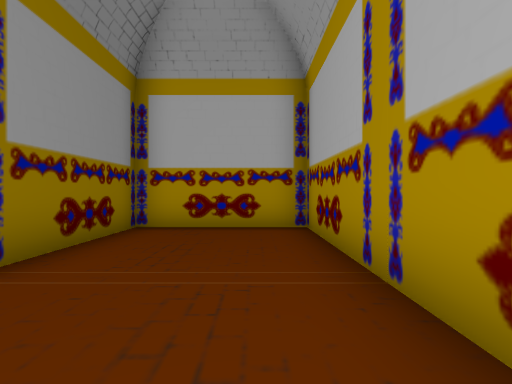
[1] (above)

24 first-person views from a walk through a 3-D level made in the Godot game engine. The camera is 1.5 m above the floor, looks level and sees 80° across. The floor is counted in squares, 2 m on a side. Each view is taken from the middle of a square. On the plan, view 1 faces up. The plan holds only what a view shows up to about 10 squares ahead; the rest is blank. The place goes on beyond the plan.

[2]
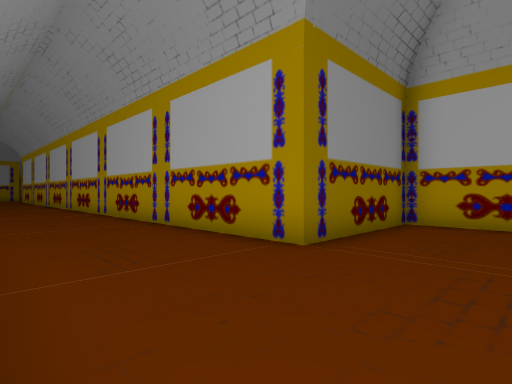

[3]
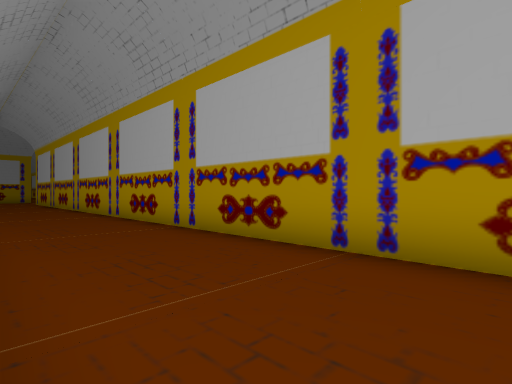

[4]
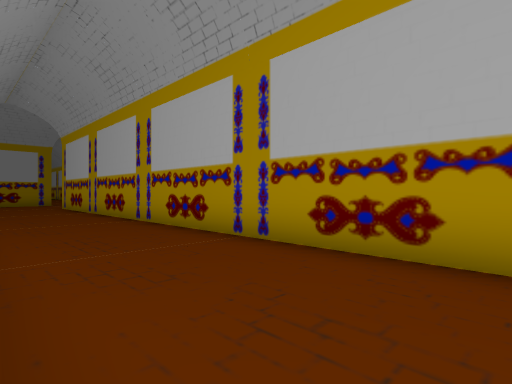

[5]
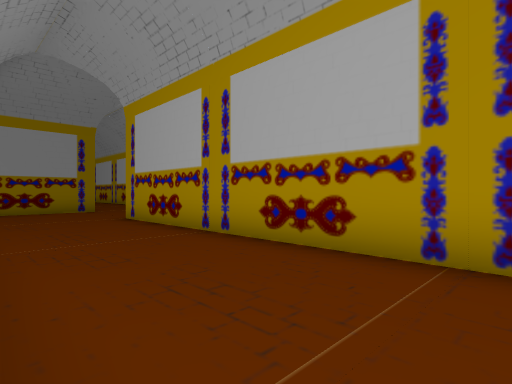

[6]
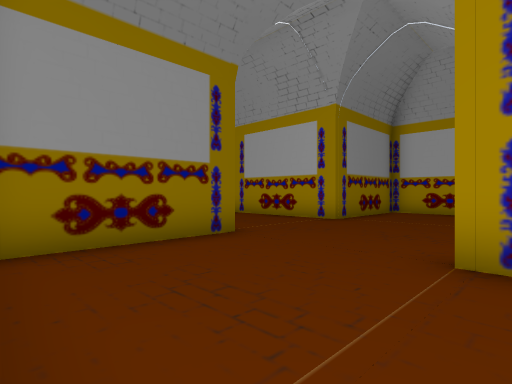

[7]
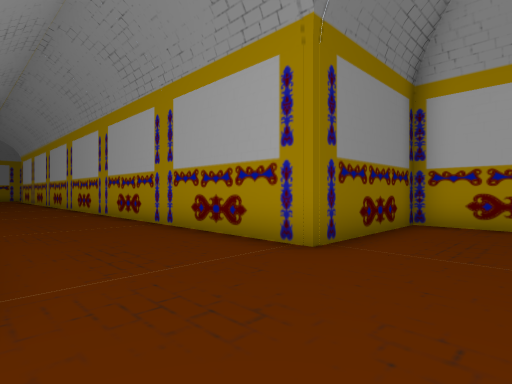

[8]
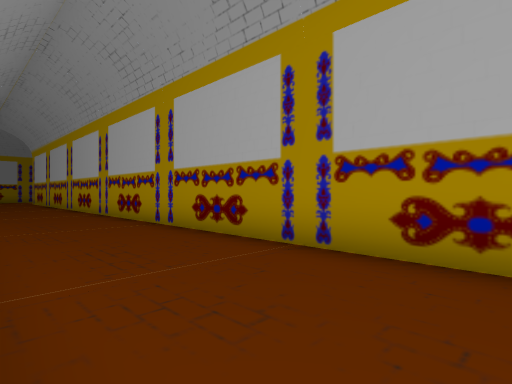

[9]
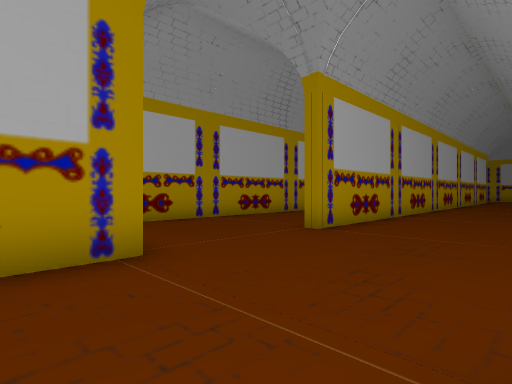

[10]
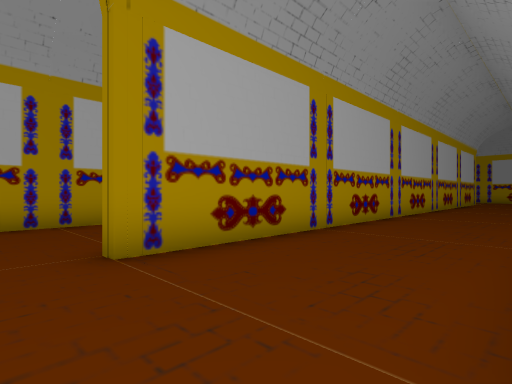

[11]
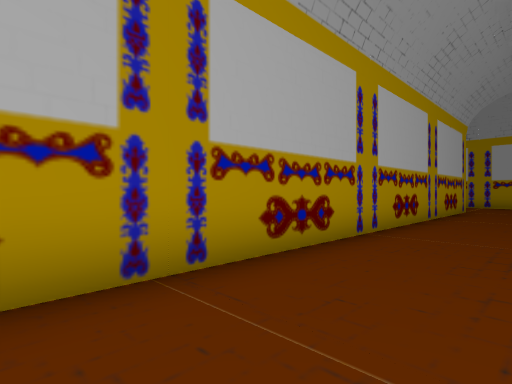

[12]
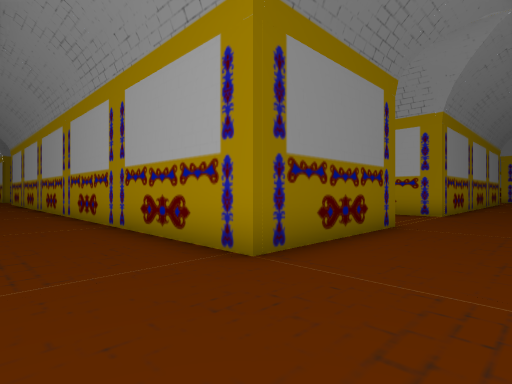

[13]
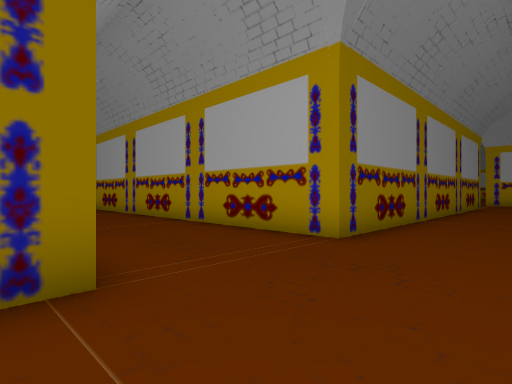

[14]
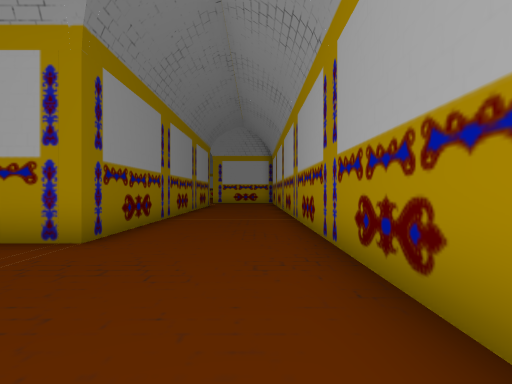

[15]
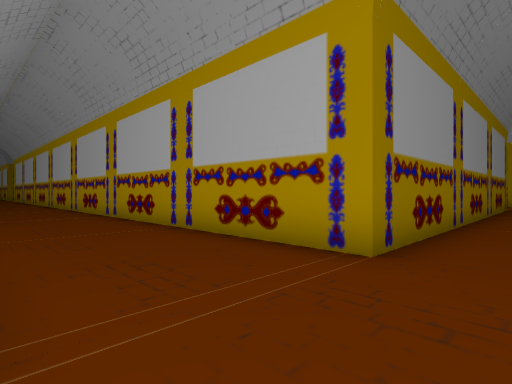

[16]
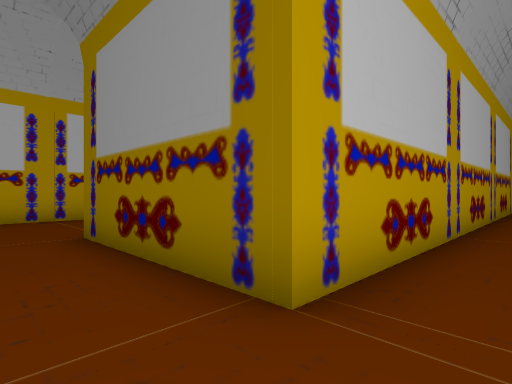

[17]
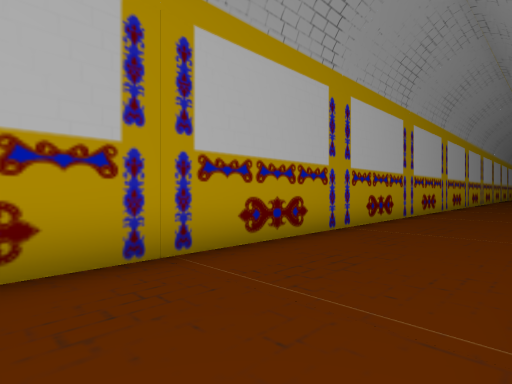

[18]
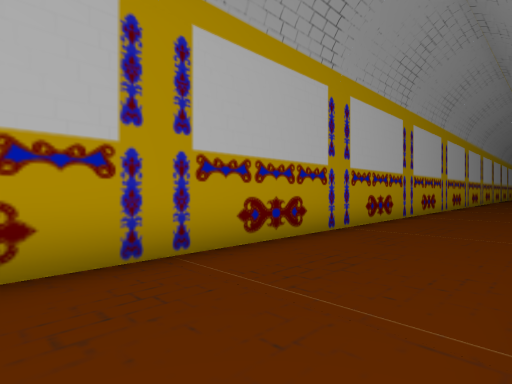

[19]
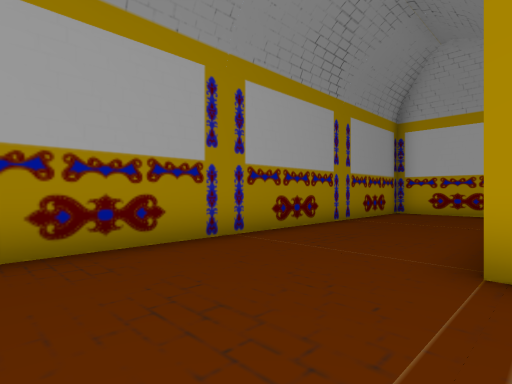

[20]
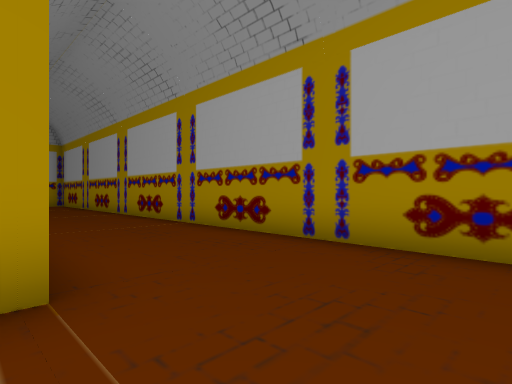

[21]
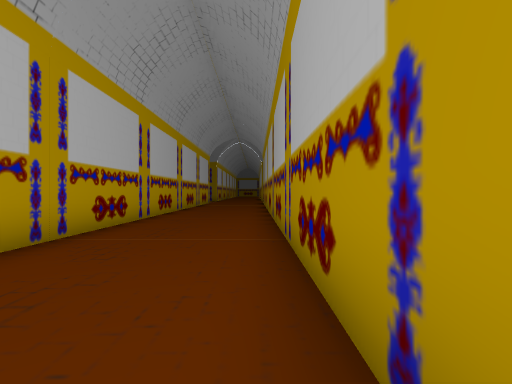

[22]
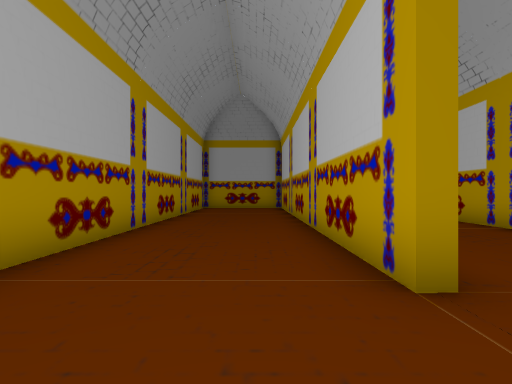

[23]
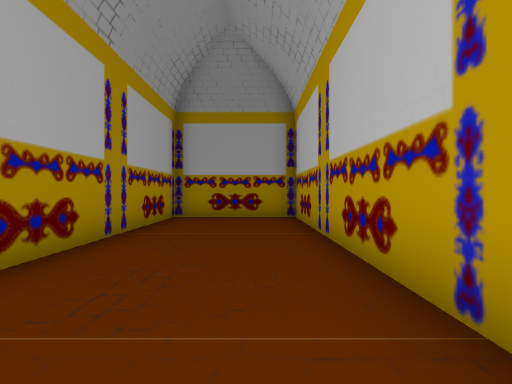

[24]
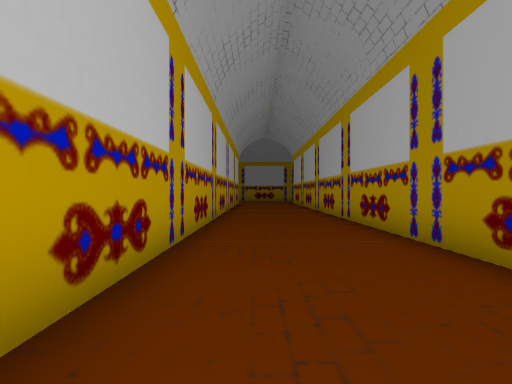

### Floor plan
Points are (right, up) in squares from view 1. A wall is a line through its corners. A room is listed if a view was taken in it or the views show most of it. See-through windows are left out.
Room 1 (views 1, 2, 3, 4, 5, 6, 7, 8, 9, 10, 22, 23, 24)
walls: (-26.7, 6.5) (-26.7, 6.8) (-14.8, 6.8) (-14.8, 10.5) (-30.4, 10.5) (-30.4, 6.5) (-44, 6.5); (-30.4, 2.9) (-30.4, -0.6); (-43.9, 2.8) (-35.4, 2.8); (1.1, 1.3) (1.1, 6.5) (-2.6, 6.5) (-2.6, 2.5) (-26.8, 2.5)
ways out: opening at (-27, 4.5) to room 2
Room 2 (views 11, 12, 13, 14, 15, 16, 17, 18, 19, 20, 21)
walls: (-24, 10.8) (-6.5, 10.8) (-6.5, 6.5) (-26.7, 6.5); (-22.9, 2.8) (-21.2, 2.8); (-16, 2.8) (-9.7, 2.8); (-7.6, 2.8) (-4, 2.8); (-6.5, 21.5) (-6.5, 14.4) (-15.8, 14.4); (-2.9, 4) (-2.9, 21.5)
ways out: opening at (-27, 4.5) to room 1

Where each view was taken, in squares from view 1:
view 1: 0 up, 0 right, facing up
view 2: 1 down, 0 right, facing up-left
view 3: 1 down, 5 left, facing up-left
view 4: 1 down, 11 left, facing up-left
view 5: 1 down, 18 left, facing up-left
view 6: 1 down, 26 left, facing up-left
view 7: 3 up, 28 left, facing up-left
view 8: 3 up, 32 left, facing up-left
view 9: 3 up, 32 left, facing up-right
view 10: 3 up, 28 left, facing up-right
view 11: 4 up, 20 left, facing up-right
view 12: 4 up, 4 left, facing up-left
view 13: 10 up, 4 left, facing up-left
view 14: 10 up, 4 left, facing up
view 15: 11 up, 5 left, facing up-left
view 16: 12 up, 5 left, facing down-left
view 17: 14 up, 9 left, facing down-left
view 18: 14 up, 13 left, facing down-left
view 19: 14 up, 7 left, facing down-right
view 20: 12 up, 7 left, facing up-right
view 21: 6 up, 6 left, facing left
view 22: 8 up, 29 left, facing right
view 23: 8 up, 24 left, facing right
view 24: 4 up, 34 left, facing left
